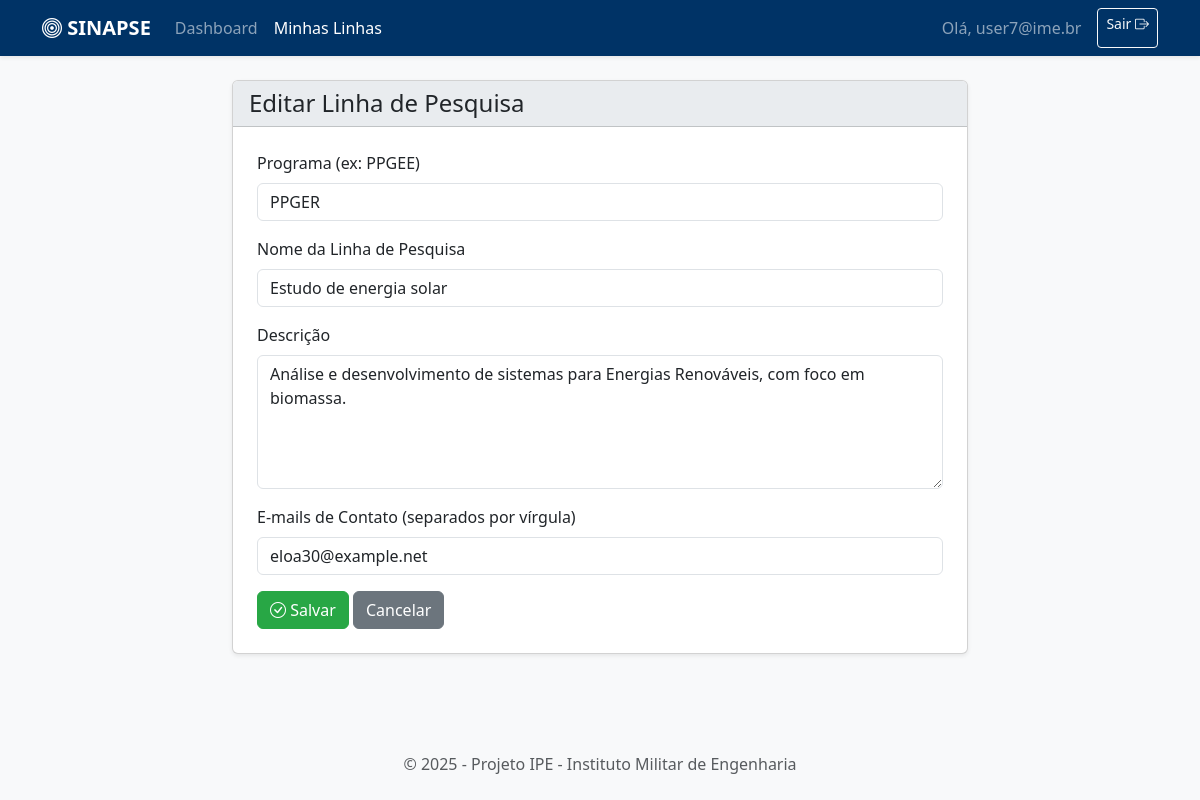
The page /linhas/editar/20 (signed in) on the database as committed earlier.
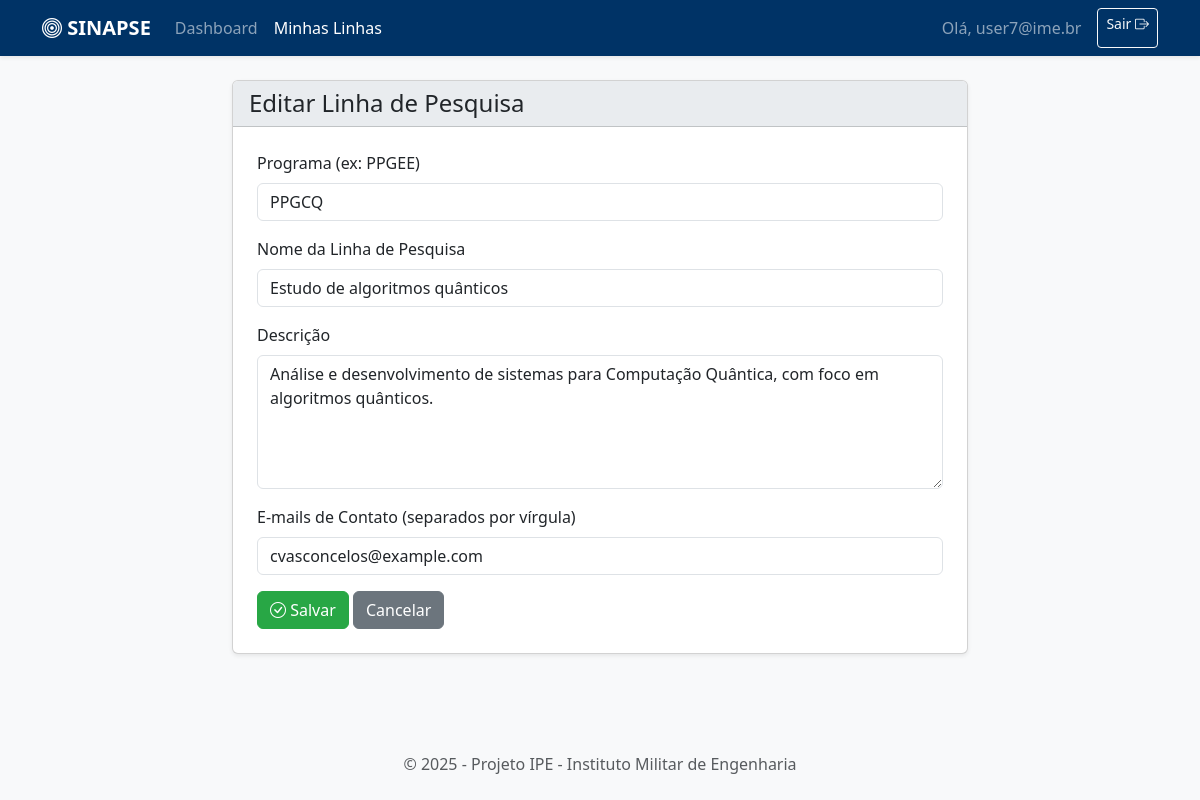
The same page on the database as committed later.
### tables this page shows
CREATE TABLE linha_ime (
            id INTEGER PRIMARY KEY AUTOINCREMENT, programa TEXT, linha TEXT, descricao TEXT, 
            emails_contato TEXT, embedding BLOB, user_id INTEGER,
            FOREIGN KEY (user_id) REFERENCES users (id)
        );

### app.py (the view, shortened to what this page needs)
@app.route('/linhas/editar/<int:linha_id>', methods=['GET', 'POST'])
@login_required
def editar_linha(linha_id):
    user_id = session['user_id']
    linha = motor.get_linha_by_id(linha_id, user_id)
    if linha is None:
        flash("Linha de pesquisa não encontrada ou você não tem permissão para editá-la.", "danger")
        return redirect(url_for('listar_linhas'))
    return render_template('linha_form.html', titulo="Editar Linha de Pesquisa", linha=linha)

### app.py (called while the page is built)
def login_required(f):
    @wraps(f)
    def decorated_function(*args, **kwargs):
        if 'user_id' not in session:
            flash("Você precisa fazer login para acessar esta página.", "warning")
            return redirect(url_for('login'))
        return f(*args, **kwargs)
    return decorated_function

### motor_ia.py (called while the page is built)
    def get_linha_by_id(self, linha_id, user_id):
        df = pd.read_sql(f"SELECT * FROM linha_ime WHERE id = {linha_id} AND user_id = {user_id}", self.engine)
        return df.iloc[0].to_dict() if not df.empty else None

### templates/linha_form.html (shortened to what this page needs)
{% extends "base.html" %}
{% block content %}
<div class="row justify-content-center">
    <div class="col-lg-8">
        <div class="card shadow-sm">
            <div class="card-header h4">
                {{ titulo }}
            </div>
            <div class="card-body p-4">
                <form method="post">
                    <div class="mb-3">
                        <label for="programa" class="form-label">Programa (ex: PPGEE)</label>
                        <input type="text" class="form-control" id="programa" name="programa" value="{{ linha.programa if linha else '' }}" required>
                    </div>
                    <div class="mb-3">
                        <label for="linha" class="form-label">Nome da Linha de Pesquisa</label>
                        <input type="text" class="form-control" id="linha" name="linha" value="{{ linha.linha if linha else '' }}" required>
                    </div>
                    <div class="mb-3">
                        <label for="descricao" class="form-label">Descrição</label>
                        <textarea class="form-control" id="descricao" name="descricao" rows="5" required>{{ linha.descricao if linha else '' }}</textarea>
                    </div>
                    <div class="mb-3">
                        <label for="emails_contato" class="form-label">E-mails de Contato (separados por vírgula)</label>
                        <input type="text" class="form-control" id="emails_contato" name="emails_contato" value="{{ linha.emails_contato if linha else '' }}">
                    </div>
                    <button type="submit" class="btn btn-success"><i class="bi bi-check-circle"></i> Salvar</button>
                    <a href="{{ url_for('listar_linhas') }}" class="btn btn-secondary">Cancelar</a>
                </form>
            </div>
        </div>
    </div>
</div>
{% endblock %}

### templates/base.html (shortened to what this page needs)
<!DOCTYPE html>
<html lang="pt-BR">
<head>
    <link href="https://cdn.jsdelivr.net/npm/bootstrap@5.3.3/dist/css/bootstrap.min.css" rel="stylesheet">
    <link rel="stylesheet" href="https://cdn.jsdelivr.net/npm/bootstrap-icons@1.11.3/font/bootstrap-icons.min.css">
</head>
<body>
    <nav class="navbar navbar-expand-lg navbar-dark shadow-sm">
        <div class="container">
            <a class="navbar-brand fw-bold" href="{{ url_for('home') }}">
                <i class="bi bi-bullseye"></i> SINAPSE
            </a>
            <div class="collapse navbar-collapse" id="navbarNav">
                <ul class="navbar-nav me-auto mb-2 mb-lg-0">
                    <li class="nav-item">
                        <a class="nav-link {% if request.endpoint == 'home' %}active{% endif %}" href="{{ url_for('home') }}">Dashboard</a>
                    </li>
                    {% if session.user_id %}
                    <li class="nav-item">
                        <a class="nav-link {% if 'linha' in request.endpoint %}active{% endif %}" href="{{ url_for('listar_linhas') }}">Minhas Linhas</a>
                    </li>
                    {% endif %}
                </ul>
                <div class="d-flex">
                    {% if session.user_id %}
                        <span class="navbar-text me-3">Olá, {{ session.user_email }}</span>
                        <a href="{{ url_for('logout') }}" class="btn btn-outline-light btn-sm">Sair <i class="bi bi-box-arrow-right"></i></a>
                    {% else %}
                        <a href="{{ url_for('login') }}" class="btn btn-outline-light btn-sm">Login <i class="bi bi-box-arrow-in-right"></i></a>
                    {% endif %}
                </div>
            </div>
        </div>
    </nav>
    <main class="container mt-4 mb-5">
        {% block content %}{% endblock %}
    </main>
    <footer class="text-center text-muted py-4 mt-auto bg-light fixed-bottom">
        <p class="mb-0">&copy; 2025 - Projeto IPE - Instituto Militar de Engenharia</p>
    </footer>
</body>
</html>

### templates/base.html (style rules this page uses)
body { background-color: #f8f9fa; }
.navbar-dark { background-color: #003366; }
.card-header { background-color: #e9ecef; }
.btn-success { background-color: #28a745; border-color: #28a745; }

Rows that differ between the two databases and show on the page:
changed linha_ime: programa "PPGER" → "PPGCQ"; linha "Estudo de energia solar" → "Estudo de algoritmos quânticos"; descricao "Análise e desenvolvimento de sistemas para Energias Renováveis, com foco em biomassa." → "Análise e desenvolvimento de sistemas para Computação Quântica, com foco em algoritmos quânticos."; emails_contato "eloa30@example.net" → "cvasconcelos@example.com"
